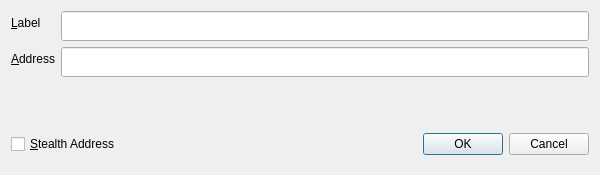
<?xml version="1.0" encoding="UTF-8"?>
<ui version="4.0">
 <class>EditAddressDialog</class>
 <widget class="QDialog" name="EditAddressDialog">
  <property name="geometry">
   <rect>
    <x>0</x>
    <y>0</y>
    <width>600</width>
    <height>175</height>
   </rect>
  </property>
  <property name="minimumSize">
   <size>
    <width>600</width>
    <height>175</height>
   </size>
  </property>
  <property name="maximumSize">
   <size>
    <width>16777215</width>
    <height>175</height>
   </size>
  </property>
  <property name="windowTitle">
   <string>Edit Address</string>
  </property>
  <layout class="QVBoxLayout" name="verticalLayout">
   <item>
    <layout class="QFormLayout" name="formLayout">
     <property name="fieldGrowthPolicy">
      <enum>QFormLayout::AllNonFixedFieldsGrow</enum>
     </property>
     <item row="0" column="0">
      <widget class="QLabel" name="label">
       <property name="text">
        <string>&amp;Label</string>
       </property>
       <property name="buddy">
        <cstring>labelEdit</cstring>
       </property>
      </widget>
     </item>
     <item row="0" column="1">
      <widget class="QLineEdit" name="labelEdit">
       <property name="minimumSize">
        <size>
         <width>0</width>
         <height>30</height>
        </size>
       </property>
       <property name="maximumSize">
        <size>
         <width>16777215</width>
         <height>30</height>
        </size>
       </property>
       <property name="toolTip">
        <string>The label associated with this address book entry</string>
       </property>
      </widget>
     </item>
     <item row="1" column="0">
      <widget class="QLabel" name="addressLabel">
       <property name="text">
        <string>&amp;Address</string>
       </property>
       <property name="buddy">
        <cstring>addressEdit</cstring>
       </property>
      </widget>
     </item>
     <item row="1" column="1">
      <widget class="QLineEdit" name="addressEdit">
       <property name="minimumSize">
        <size>
         <width>0</width>
         <height>30</height>
        </size>
       </property>
       <property name="maximumSize">
        <size>
         <width>16777215</width>
         <height>30</height>
        </size>
       </property>
       <property name="toolTip">
        <string>The address associated with this address book entry. This can only be modified for sending addresses.</string>
       </property>
      </widget>
     </item>
    </layout>
   </item>
   <item>
    <layout class="QHBoxLayout" name="horizontalLayout">
     <item>
      <widget class="QCheckBox" name="stealthCB">
       <property name="minimumSize">
        <size>
         <width>0</width>
         <height>30</height>
        </size>
       </property>
       <property name="maximumSize">
        <size>
         <width>16777215</width>
         <height>30</height>
        </size>
       </property>
       <property name="styleSheet">
        <string notr="true"/>
       </property>
       <property name="text">
        <string>&amp;Stealth Address</string>
       </property>
      </widget>
     </item>
     <item>
      <widget class="QDialogButtonBox" name="buttonBox">
       <property name="minimumSize">
        <size>
         <width>0</width>
         <height>40</height>
        </size>
       </property>
       <property name="maximumSize">
        <size>
         <width>16777215</width>
         <height>40</height>
        </size>
       </property>
       <property name="orientation">
        <enum>Qt::Horizontal</enum>
       </property>
       <property name="standardButtons">
        <set>QDialogButtonBox::Cancel|QDialogButtonBox::Ok</set>
       </property>
      </widget>
     </item>
    </layout>
   </item>
  </layout>
 </widget>
 <resources/>
 <connections>
  <connection>
   <sender>buttonBox</sender>
   <signal>accepted()</signal>
   <receiver>EditAddressDialog</receiver>
   <slot>accept()</slot>
   <hints>
    <hint type="sourcelabel">
     <x>248</x>
     <y>254</y>
    </hint>
    <hint type="destinationlabel">
     <x>157</x>
     <y>274</y>
    </hint>
   </hints>
  </connection>
  <connection>
   <sender>buttonBox</sender>
   <signal>rejected()</signal>
   <receiver>EditAddressDialog</receiver>
   <slot>reject()</slot>
   <hints>
    <hint type="sourcelabel">
     <x>316</x>
     <y>260</y>
    </hint>
    <hint type="destinationlabel">
     <x>286</x>
     <y>274</y>
    </hint>
   </hints>
  </connection>
 </connections>
</ui>
